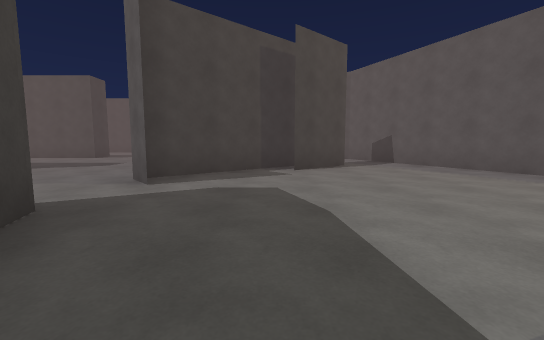
View 1 (above)

24 first-person views from a walk through a scene from a Unity 3-D project. The camera is 1.2 m above the floor, tilts 6° down and sees 90° across. The floor is counted in squares, 2 m on a side. Each view is taken from the middle of a square. On the plan, view 1 faces up. The plan holds only what a view shows up to about 9 squares ahead; the rest is blank. The place goes on beyond the plan. The player is left out. Surface patterns are stand-ins for the level's own textures.

View 2
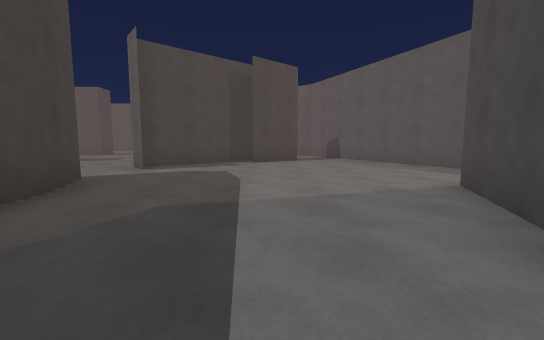

View 3
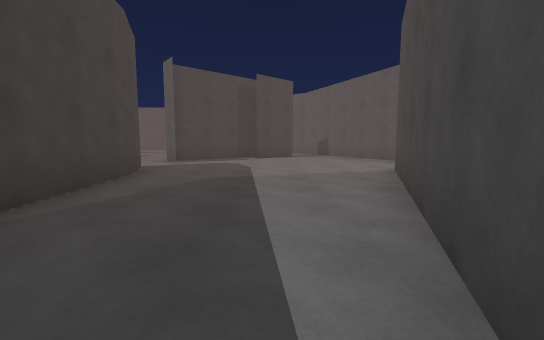

View 4
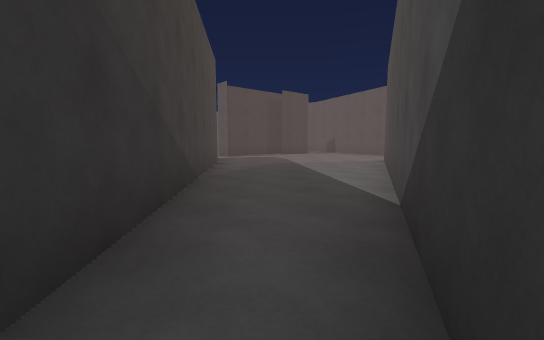

View 5
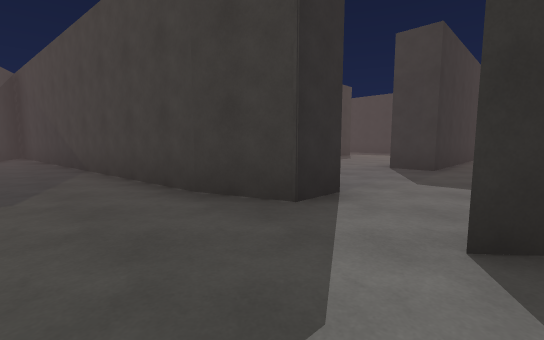

View 6
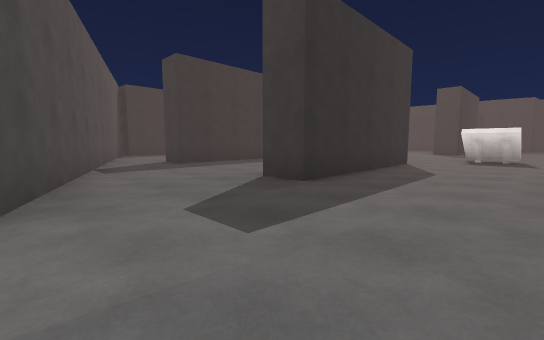

View 7
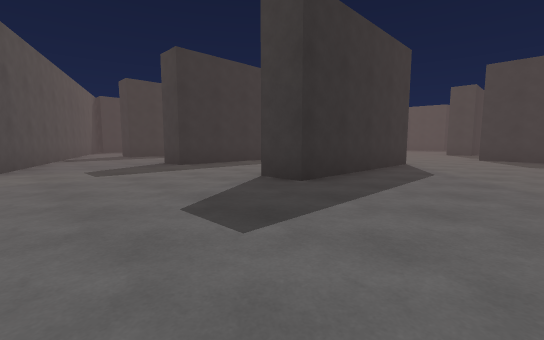

View 8
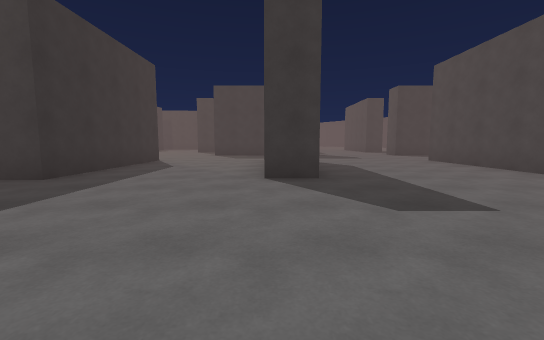

View 9
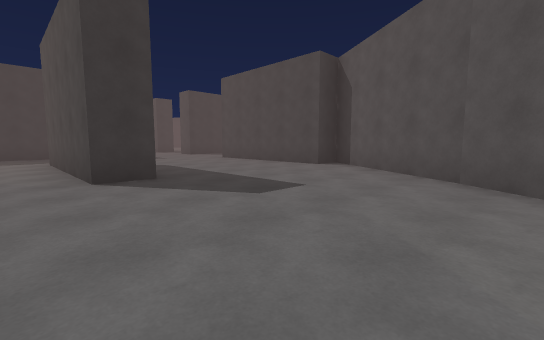

View 10
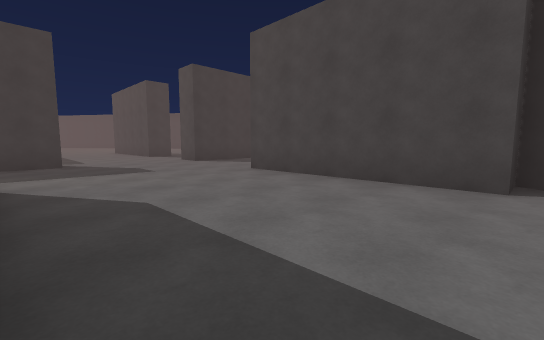

View 11
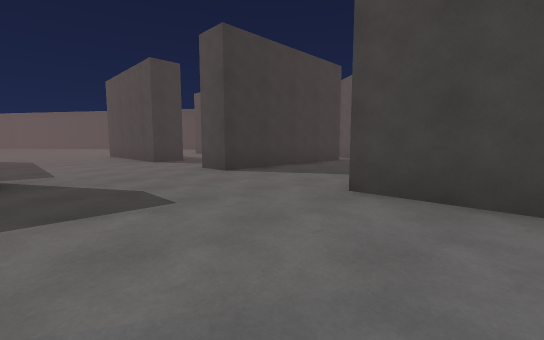

View 12
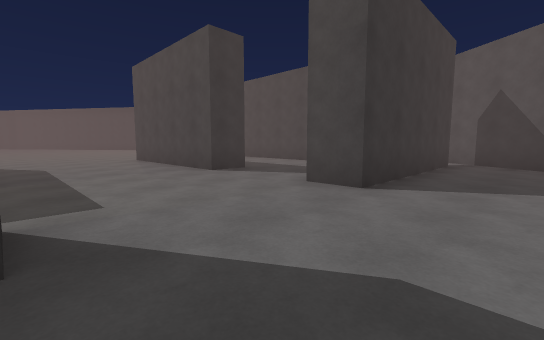

View 13
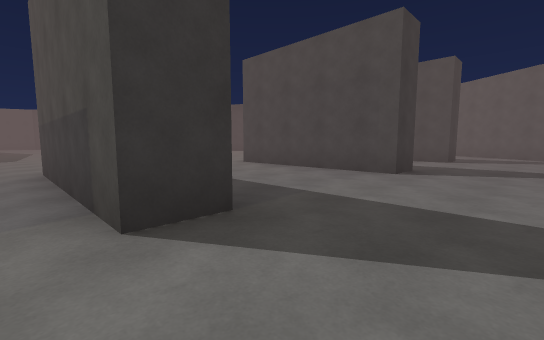

View 14
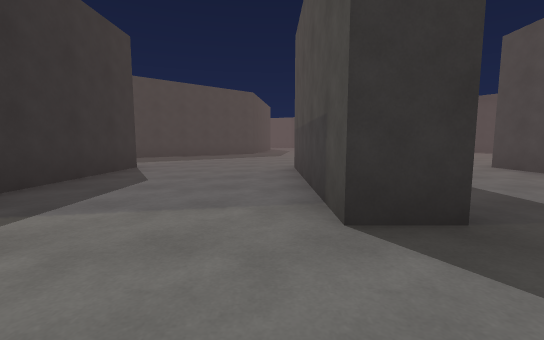

View 15
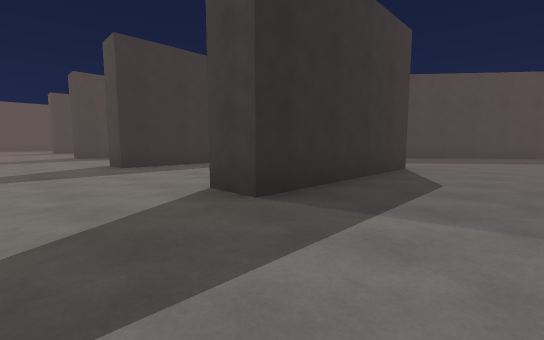

View 16
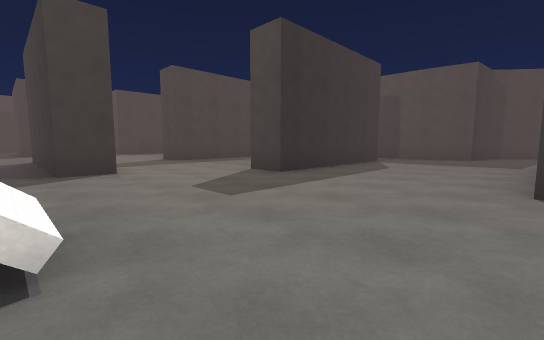

View 17
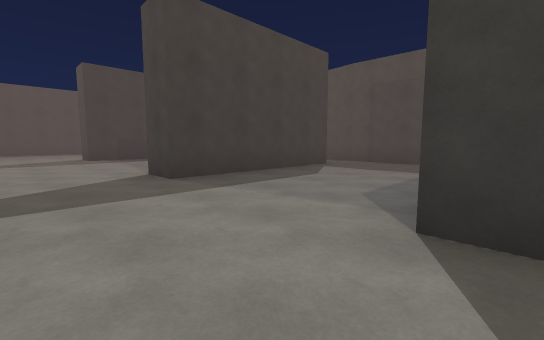

View 18
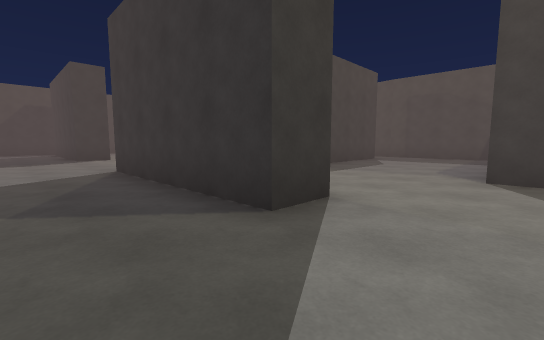

View 19
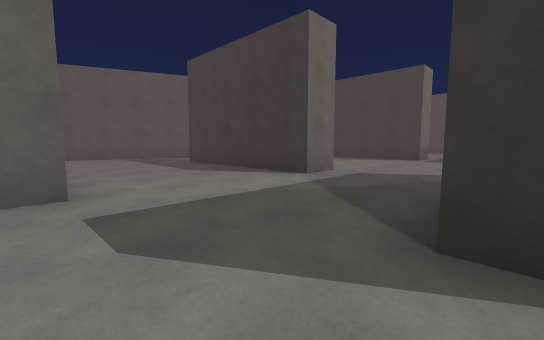

View 20
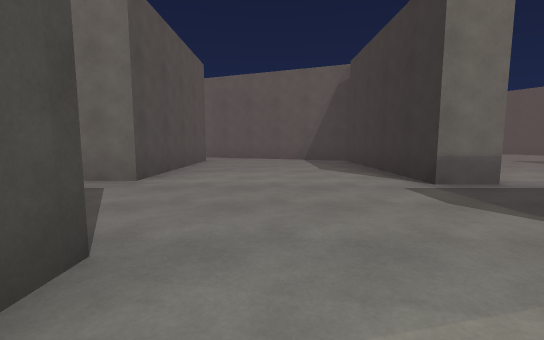

View 21
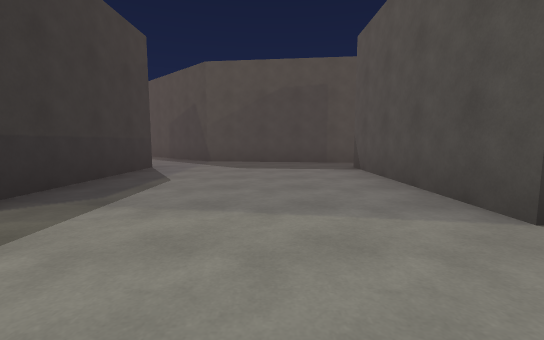

View 22
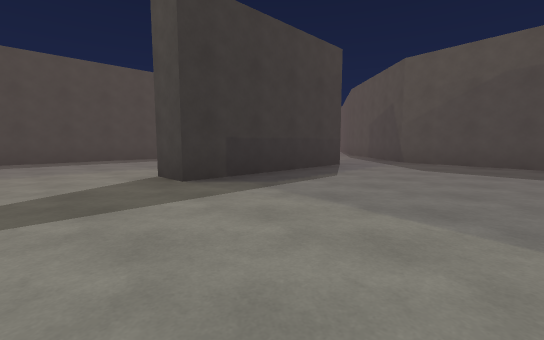

View 23
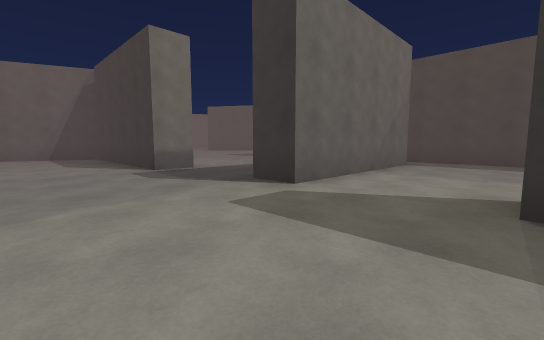

View 24
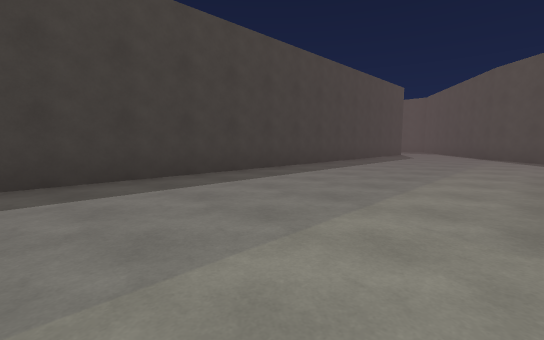

### Floor plan
Ten units are one square. View 1 is at (0, 0); x grows to the right and y downward. Boxes are objects, and circles mark ways between rooms. Rooms are numbered by the first view taken in them; rooms with no view inside come last. Other rooms are left out.
<svg viewBox="-268 -226 325 366">
<path fill="none" stroke="#000" d="M-16 -11 -6 82M-29 -24 -21 -24 -16 -10M-20 -41 -17 -37M52 -39 34 -77M6 -68 -21 -44M19 -69 5 -56M-3 85 36 -18M-169 -115 -169 -105 -214 -105M-136 -120 -136 -75M-106 -64 -62 -64 -62 -55M-214 -69 -169 -69 -169 -59M-108 -24 -62 -24 -62 -15M-146 -4 -136 -4 -136 40 -141 40M-106 -15 -106 -21M-169 -161 -169 -150 -214 -150M-214 -24 -169 -24 -169 -14M-64 -109 -64 -99 -109 -99M-244 -46 -231 -45 -229 -29M-169 22 -169 31 -214 31M-256 -59 -249 -51M-109 20 -64 20 -64 31 -109 31 -109 20M-136 -198 -136 -153 -146 -153M-169 -199 -169 -189 -180 -189M-133 -205 -158 -221M-227 21 -232 69 -242 80M-17 -37 -23 -44M-19 -130 -62 -159 -62 -150 -108 -150M-145 78 -136 78M-112 82 -112 73 -65 73 -29 -20M-214 78 -169 78 -169 88M34 -77 28 -91M-234 135 -141 135M-242 80 -263 103M-145 124 -145 78M-214 22 -169 22M-228 -9 -227 23M-119 -196 -133 -205"/>
<circle cx="-20" cy="-30" r="3" fill="#2a7"/>
<circle cx="25" cy="-65" r="3" fill="#2a7"/>
<circle cx="-155" cy="80" r="3" fill="#2a7"/>
<circle cx="-225" cy="80" r="3" fill="#2a7"/>
<circle cx="-155" cy="30" r="3" fill="#2a7"/>
<circle cx="-160" cy="-10" r="3" fill="#2a7"/>
<circle cx="-220" cy="30" r="3" fill="#2a7"/>
<circle cx="-130" cy="-190" r="3" fill="#2a7"/>
<circle cx="-140" cy="-200" r="3" fill="#2a7"/>
<text x="10" y="-10">1</text>
<text x="-150" y="-80">2</text>
<text x="-200" y="110">3</text>
<text x="-190" y="10">4</text>
<text x="-130" y="-200">5</text>
</svg>
Room 1 opens to room 2. Room 2 opens to room 3. Room 2 opens to room 4. Room 2 opens to room 5.

Where each view was taken, in squares from view 1:
view 1: 0 up, 0 right, facing up
view 2: 2 down, 1 right, facing up
view 3: 4 down, 1 right, facing up
view 4: 7 down, 0 right, facing up
view 5: 4 up, 0 right, facing down-left
view 6: 5 up, 3 left, facing down-left
view 7: 9 up, 3 left, facing down-left
view 8: 10 up, 2 left, facing left
view 9: 9 up, 2 left, facing up-left
view 10: 11 up, 6 left, facing up-left
view 11: 12 up, 9 left, facing up-left
view 12: 12 up, 12 left, facing up-left
view 13: 10 up, 15 left, facing up-left
view 14: 10 up, 15 left, facing left
view 15: 9 up, 15 left, facing down-left
view 16: 6 up, 13 left, facing down-left
view 17: 2 up, 15 left, facing down-left
view 18: 2 up, 12 left, facing down-left
view 19: 2 up, 14 left, facing down-right
view 20: 5 down, 15 left, facing right
view 21: 5 down, 15 left, facing left
view 22: 4 down, 15 left, facing down-left
view 23: 5 down, 17 left, facing down-right
view 24: 9 down, 15 left, facing down-left
